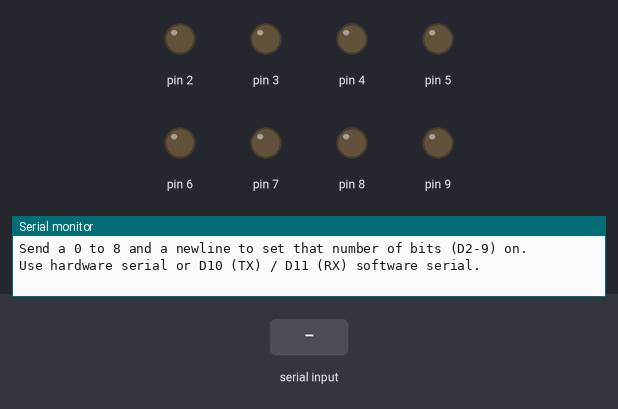
Simulated run of this sketch. Board: Arduino Uno, built with avr-gcc and run on an emulated ATmega328P. On the bench: output pins drawn as LEDs (lit = HIGH), the last lines printed to the serial monitor. The test bench sets the inputs (shaded band).

Above: at 1.2 s.
1.3 s: "5\n" received over Serial
At 2.4 s:
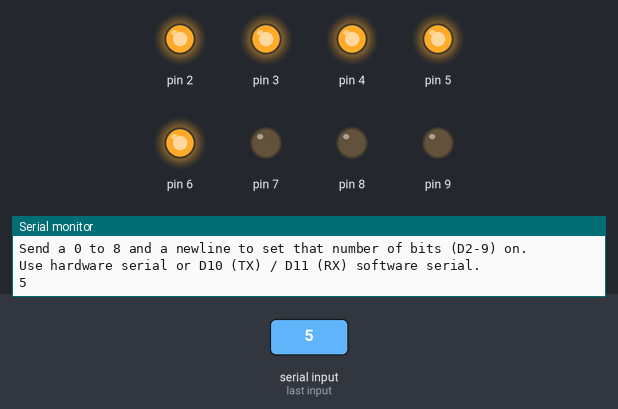
Timing chart, 0 to 4.3 s (numbered marks = the images above; inputs shaded):
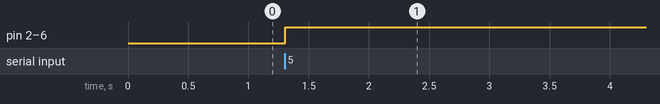

The sketch:

inductor-firmware.ino
```cpp
#include <SoftwareSerial.h>

SoftwareSerial mySerial(10, 11); // RX, TX

void setup() {

  Serial.begin(9600);

  for (int i=2;i<=9;i++){
    pinMode(i, OUTPUT);
  }

  Serial.println("Send a 0 to 8 and a newline to set that number of bits (D2-9) on.\nUse hardware serial or D10 (TX) / D11 (RX) software serial.");

  mySerial.begin(9600);
}

String buf1 = "";
String buf2 = "";
char c;

void loop() {

  while (true) {
    // read a line of text from either the hardware serial port or d10/d11 software serial
    if (Serial.available()) {
      c = Serial.read();
      if (c != '\r') {
        if (c == '\n') {
          processCommand(buf1);
          buf1 = "";
          break;
        }
        buf1 += c;
      }
    } else if (mySerial.available()) {
      c = mySerial.read();
      if (c != '\r') {
        if (c == '\n') {
          processCommand(buf2);
          buf2 = "";
          break;
        }
        buf2 += c;
      }
    }
  }
}

const int validEntries = 8;

void processCommand(String cmd) {

  int setting = cmd.toInt();

  if (setting <= validEntries && setting >= 0){

    Serial.println(setting);
    mySerial.println(setting);

    for (int bitNo=0;bitNo<8;bitNo++){
      digitalWrite(bitNo+2, setting > bitNo);
    }
  }
}
```

Measured:
- after the input at 1.3 s, pin 2–6: LOW → HIGH at once
